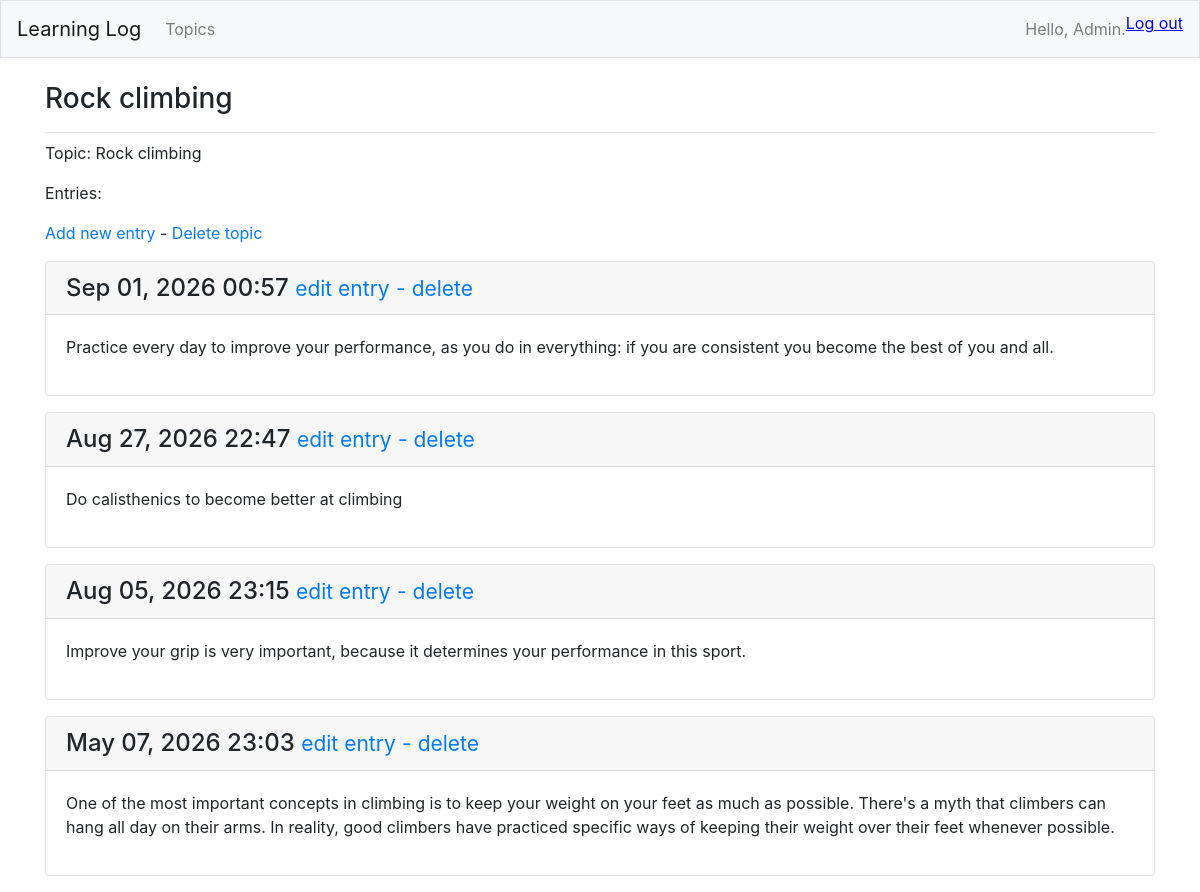
The page /topics/2/ (signed in) on the database its author committed.
### learning_logs/models.py (models this page shows, shortened)
class Topic(models.Model):
	text = models.CharField(max_length=200)
	date_added = models.DateTimeField(auto_now_add=True)
	owner =models.ForeignKey(User, on_delete=models.CASCADE)
	public = models.BooleanField(default=False)
	def __str__(self):
		return self.text

class Entry(models.Model):
	topic = models.ForeignKey(Topic, on_delete=models.CASCADE)
	text = models.TextField()
	date_added = models.DateTimeField(auto_now_add=True)
	class Meta:
		verbose_name_plural = 'entries'

### learning_logs/views.py (the view)
# urls.py: path('topics/<int:topic_id>/', views.topic, name='topic'),
def topic(request, topic_id):
	topic = Topic.objects.get(id=topic_id)
	if not topic.public:
		if not request.user.is_authenticated or topic.owner !=request.user:
			raise Http404
	entries = topic.entry_set.order_by('-date_added')
	context = {'topic':topic, 'entries':entries}
	return render(request, 'learning_logs/topic.html', context)

### learning_logs/templates/learning_logs/topic.html (shortened to what this page needs)
{% extends 'learning_logs/base.html' %}
{% block page_header %}
	<h3>{{ topic }}</h3>
{% endblock page_header %}
{% block content %}
	<p>Topic: {{ topic }}</p>
	<p>Entries:</p>
	{% if topic.owner == user %}
		<p>
			<a href="{% url 'learning_logs:new_entry' topic.id %}">Add new entry</a>
			-
			<a href="{% url 'learning_logs:delete_topic' topic.id %}">Delete topic</a>
		</p>
	{% endif %}
	{% for entry in entries %}
		<div class="card mb-3">
			<h4 class="card-header">
				{{ entry.date_added|date:'M d, Y H:i' }}
				{% if topic.owner == user %}
					<small><a href="{% url 'learning_logs:edit_entry' entry.id %}">
						edit entry</a></small>
					<small><a href="{% url 'learning_logs:delete_entry' entry.id %}">
						- delete</a></small>
				{% endif %}
			</h4>
			<div class="card-body">
				{{ entry.text|linebreaks }}
			</div>
		</div>
	{% empty %}
		<p>There are no entries for this topic yet.</p>
	{% endfor %}
{% endblock content %}

### learning_logs/templates/learning_logs/base.html (shortened to what this page needs)
{% load bootstrap4 %}
<!doctype html>
<html lang="en">
<head>
	{% bootstrap_css %}
</head>
<body>
	<nav class="navbar navbar-expand-md navbar-light bg-light mb-4 border">
		<a class="navbar-brand" href="{% url 'learning_logs:index' %}">
			Learning Log</a>
<div class="collapse navbar-collapse" id="navbarCollapse">
	<ul class="navbar-nav mr-auto">
		<li class="nav-item">
			<a class="nav-link" href="{% url 'learning_logs:topics' %}">
				Topics</a></li>
	</ul>
	<ul class="navbar-nav ml-auto">
		{% if user.is_authenticated %}
			<li class="nav-item">
				<span class="navbar-text">Hello, {{ user.username }}.</span>
			</li>
			<li class="nav-item">
				<form method="post" action="{% url 'users:logout' %}" style="display:inline">
					<button type="submit" class="btn btn-link" style="border:none; background:none; padding:0; color:blue; text-decoration:underline; cursor:pointer;">
						Log out
					</button>
	</form>
			</li>
		{% else %}
			<li class="nav-item">
				<a class="nav-link" href="{% url 'users:register' %}">Register</a>
			</li>
			<li class="nav-item">
				<a class="nav-link" href="{% url 'users:login' %}">Log in</a></li>
		{% endif %}
	</ul>
</div>
</nav>
<main role="main" class="container">
	<div class="pb-2 mb-2 border-bottom">
		{% block page_header %}{% endblock page_header %}
	</div>
	<div>
		{% block content %}{% endblock content %}
	</div>
</main>
</body>
</html>

### rows shown on the page
Topic: text "Rock climbing"
Entry: date_added "Sep 01, 2026 00:57", text "Practice every day to improve your performance, as you do in everything: if you are consistent you become the best of you and all."
Entry: date_added "Aug 27, 2026 22:47", text "Do calisthenics to become better at climbing"
Entry: date_added "Aug 05, 2026 23:15", text "Improve your grip is very important, because it determines your performance in this sport."
Entry: date_added "May 07, 2026 23:03", text "One of the most important concepts in climbing is to keep your weight on your feet as much as possible. There's a myth that climbers can hang all day on their arms. In reality, good climbers have practiced specific ways of keeping their weight over their feet whenever possible."

### other values the page prints
{{ user.username }} "Admin"
